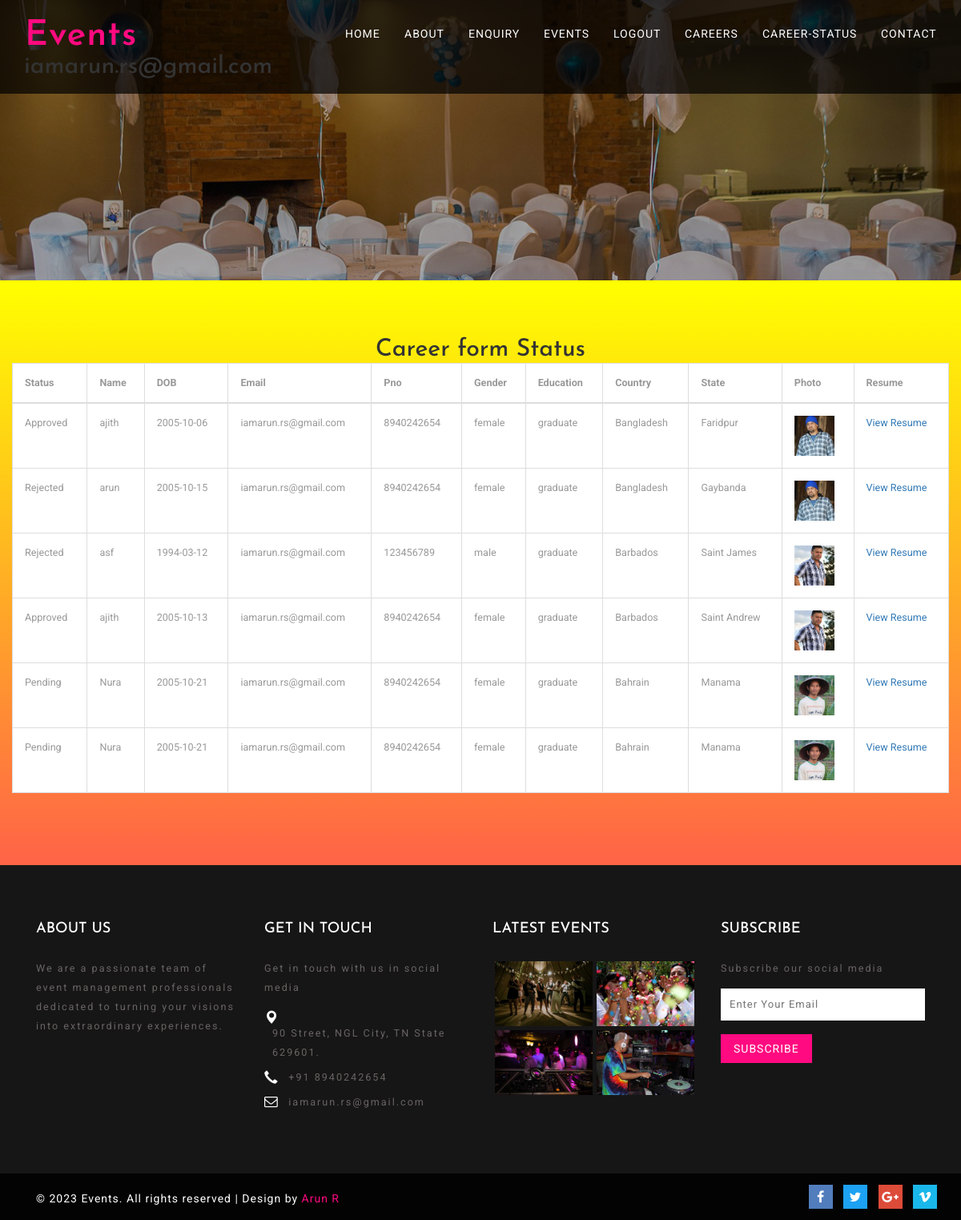
The app's page /status.php (signed in) with its own data.
### tables this page shows
CREATE TABLE `tb_career` (
  `ID` int(11) NOT NULL,
  `logid` int(255) NOT NULL,
  `Name` varchar(30) NOT NULL,
  `DOB` varchar(20) NOT NULL,
  `email` varchar(30) NOT NULL,
  `PH` varchar(20) NOT NULL,
  `Gender` varchar(30) NOT NULL,
  `education` varchar(30) NOT NULL,
  `selectcountry` varchar(255) NOT NULL,
  `selectstate` varchar(255) NOT NULL,
  `Photo` varchar(255) NOT NULL,
  `Resume` varchar(255) NOT NULL,
  `Status` int(11) NOT NULL
);

### status.php (the view, shortened to what this page needs)
<?php
require("connection.php");
$e=$_SESSION["username"];
$signid = $_SESSION["logid"];
$res=$con->query("SELECT * FROM tb_career WHERE logid=$signid");
?>
<!DOCTYPE html>
<html lang="en">
<head>
<link href="css/bootstrap.css" type="text/css" rel="stylesheet" media="all">
<link href="css/style.css" type="text/css" rel="stylesheet" media="all">
<link href="css/font-awesome.css" rel="stylesheet">
</head>
<body id="page-top" data-spy="scroll" data-target=".navbar-fixed-top">
	<div class="w3ls-banner-1">
		<div class="header-w3layouts">
			<nav class="navbar navbar-default navbar-fixed-top">
				<div class="container">
					<div class="navbar-header page-scroll">
						<h1><a class="navbar-brand" href="index.php">Events</a></h1>
						<h2><?php echo $e ?></h2>
					</div>
					<div class="collapse navbar-collapse navbar-ex1-collapse">
						<ul class="nav navbar-nav navbar-right">
							<li><a class="hvr-sweep-to-right" href="index.php">Home</a></li>
							<li><a class="hvr-sweep-to-right" href="about.php">About</a></li>
							<li><a class="hvr-sweep-to-right" href="enquiry.php">Enquiry</a></li>
							<li><a class="hvr-sweep-to-right" href="events.php">Events</a></li>
							<?php
							if (isset($_SESSION["username"]))
							{
								echo '<li><a class="hvr-sweep-to-right" href="logout.php">Logout</a></li>';
							}
							else
							{
								echo '<li><a class="hvr-sweep-to-right" href="login.php">Login</a></li>';
							}
							?>
							<li><a class="hvr-sweep-to-right" href="careers.php">Careers</a></li>
							<li><a class="hvr-sweep-to-right" href="status.php">Career-Status</a></li>
							<li><a class="hvr-sweep-to-right" href="contact.php">Contact</a></li>
						</ul>
					</div>
				</div>
			</nav>
		</div>
	</div>
	<div class="about" style="background: linear-gradient(yellow, tomato);">
		<h2><center>Career form Status</center></h2>
		<div class="container-fluid">
		<div class="table-responsive">
			<table class="table table-bordered" style="background-color:white;">
				<thead><tr>
					<th>Status</th>
					<th>Name</th>
					<th>DOB</th>
					<th>Email</th>
					<th>Pno</th>
					<th>Gender</th>
					<th>Education</th>
					<th>Country</th>
					<th>State</th>
					<th>Photo</th>
					<th>Resume</th>
				</tr></thead>
				<tbody>
					<?php
						while ($row = mysqli_fetch_assoc($res))
					{
						echo "<tr>";
						$statustext=f($row['Status']);
						echo "<td>{$statustext}</td>";
						echo "<td>{$row['Name']}</td>";
						echo "<td>{$row['DOB']}</td>";
						echo "<td>{$row['email']}</td>";
						echo "<td>{$row['PH']}</td>";
						echo "<td>{$row['Gender']}</td>";
						echo "<td>{$row['education']}</td>";
						echo "<td>{$row['selectcountry']}</td>";
						echo "<td>{$row['selectstate']}</td>";
						$pic= "admin/assets/fileall/" .$row["Photo"];
						echo "<td><a href='$pic' target='_blank'><img src='$pic' style='max-width:50px; max-height:50px';></a></td>";
						$resu= "admin/assets/fileall/" .$row["Resume"];
						echo "<td><a href='$resu' target='_blank'>View Resume</a></td>";
						echo "</tr>";
					}
					?>
				</tbody>
			</table>
<?php
function f($status){
	switch ($status) {
		case '0':
		return "Pending";
		break;
		case '1':
		return "Approved";
		break;
		case '2':
		return "Rejected";
		break;
	}
}
?>
			</div>
		</div>
	</div>
	<div class="footer-top">
		<div class="container">
			<div class="col-md-3 foot-left">
				<h3>About Us</h3>
				<p>We are a passionate team of event management professionals dedicated to turning your visions into extraordinary experiences.</p>
			</div>
			<div class="col-md-3 foot-left">
					<h3>Get In Touch</h3>
					<p>Get in touch with us in social media</p>
						<div class="contact-btm">
							<span class="glyphicon glyphicon-map-marker" aria-hidden="true"></span>
							<p>90 Street, NGL City, TN State 629601.</p>
						</div>
						<div class="contact-btm">
							<span class="glyphicon glyphicon-earphone" aria-hidden="true"></span>
							<p>+91 8940242654</p>
							<span class="fa fa-envelope-o" aria-hidden="true"></span>
							<p><a href="mailto:iamarun.rs@gmail.com">iamarun.rs@gmail.com</a></p>
						</div>
			</div>
			<div class="col-md-3 foot-left">
				<h3>Latest Events</h3>
				<ul>
					<li><a href="#" data-toggle="modal" data-target="#myModal"><img src="images/g1.jpg" alt="" class="img-responsive"></a></li>
					<li><a href="#" data-toggle="modal" data-target="#myModal"><img src="images/g2.jpg" alt="" class="img-responsive"></a></li>
					<li><a href="#" data-toggle="modal" data-target="#myModal"><img src="images/g3.jpg" alt="" class="img-responsive"></a></li>
					<li><a href="#" data-toggle="modal" data-target="#myModal"><img src="images/g4.jpg" alt="" class="img-responsive"></a></li>
				</ul>
				<div class="clearfix"></div>
			</div>
			<div class="col-md-3 foot-left">
			<h3>Subscribe</h3>
			<p>Subscribe our social media</p>
			<form action="#" method="post">
					<input type="email" Name="Enter Your Email" placeholder="Enter Your Email" required="">
				<input type="submit" value="Subscribe">
			</form>
			</div>
				<div class="clearfix"></div>
		</div>
	</div>
			<div class="copy-right">
				<div class="container">
				<div class="col-md-6 col-sm-6 col-xs-6 copy-right-grids">
						<div class="copy-left">
						<p>&copy; 2023 Events. All rights reserved | Design by <a href="iamarun.rs@gmail.com/">Arun R</a></p>
						</div>
					</div>
				<div class="col-md-6 col-sm-6 col-xs-6 top-middle">
						<ul>
							<li><a href="#"><i class="fa fa-facebook"></i></a></li>
							<li><a href="#"><i class="fa fa-twitter"></i></a></li>
							<li><a href="#"><i class="fa fa-google-plus"></i></a></li>
							<li><a href="#"><i class="fa fa-vimeo"></i></a></li>
						</ul>
					</div>
					<div class="clearfix"></div>
					</div>
			</div>
</body>
</html>

### records on screen
tb_career: Status "Approved", Name "ajith", DOB "2005-10-06", email "iamarun.rs@gmail.com", PH "8940242654", Gender "female", education "graduate", selectcountry "Bangladesh", selectstate "Faridpur", Photo (picture)
tb_career: Status "Rejected", Name "arun", DOB "2005-10-15", email "iamarun.rs@gmail.com", PH "8940242654", Gender "female", education "graduate", selectcountry "Bangladesh", selectstate "Gaybanda", Photo (picture)
tb_career: Status "Rejected", Name "asf", DOB "1994-03-12", email "iamarun.rs@gmail.com", PH "123456789", Gender "male", education "graduate", selectcountry "Barbados", selectstate "Saint James", Photo (picture)
tb_career: Status "Approved", Name "ajith", DOB "2005-10-13", email "iamarun.rs@gmail.com", PH "8940242654", Gender "female", education "graduate", selectcountry "Barbados", selectstate "Saint Andrew", Photo (picture)
tb_career: Status "Pending", Name "Nura", DOB "2005-10-21", email "iamarun.rs@gmail.com", PH "8940242654", Gender "female", education "graduate", selectcountry "Bahrain", selectstate "Manama", Photo (picture)
tb_career: Status "Pending", Name "Nura", DOB "2005-10-21", email "iamarun.rs@gmail.com", PH "8940242654", Gender "female", education "graduate", selectcountry "Bahrain", selectstate "Manama", Photo (picture)

### other values on screen
$e "iamarun.rs@gmail.com"
